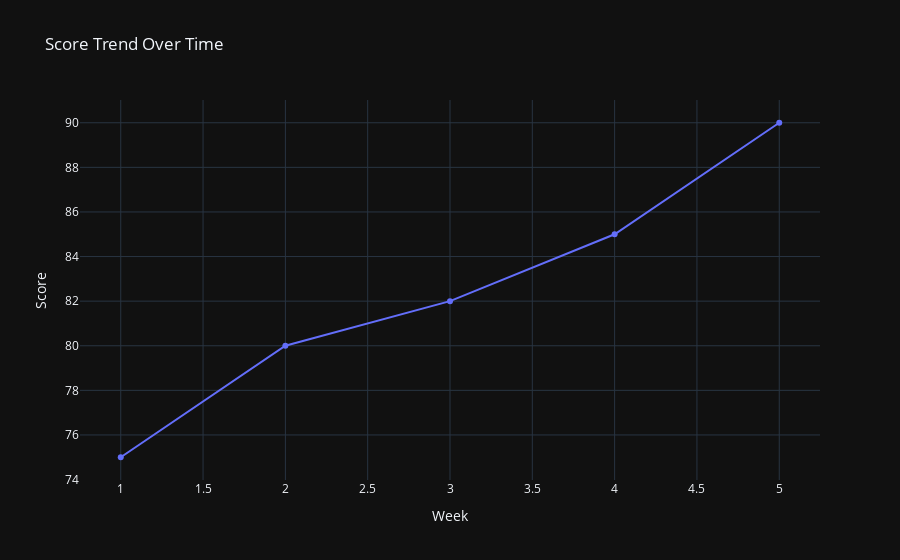

Notebook source saved alongside this figure:
### Code cell
# Line plot
time_data = {'Week': [1, 2, 3, 4, 5],
             'Score': [75, 80, 82, 85, 90]}
df_time = pd.DataFrame(time_data)

fig = px.line(df_time, x='Week', y='Score', title='Score Trend Over Time', markers=True)
fig.show()

### Figure 1 — Plotly figure (JSON) as saved in the notebook; plotly's stock layout.template omitted (floating-point values rounded to 4 significant figures)
{"data": [{"hovertemplate": "Week=%{x}<br>Score=%{y}<extra></extra>", "legendgroup": "", "line": {"color": "#636efa", "dash": "solid"}, "marker": {"symbol": "circle"}, "mode": "lines+markers", "name": "", "orientation": "v", "showlegend": false, "x": [1, 2, 3, 4, 5], "xaxis": "x", "y": [75, 80, 82, 85, 90], "yaxis": "y", "type": "scatter"}], "layout": {"xaxis": {"anchor": "y", "domain": [0.0, 1.0], "title": {"text": "Week"}}, "yaxis": {"anchor": "x", "domain": [0.0, 1.0], "title": {"text": "Score"}}, "legend": {"tracegroupgap": 0}, "title": {"text": "Score Trend Over Time"}}}
